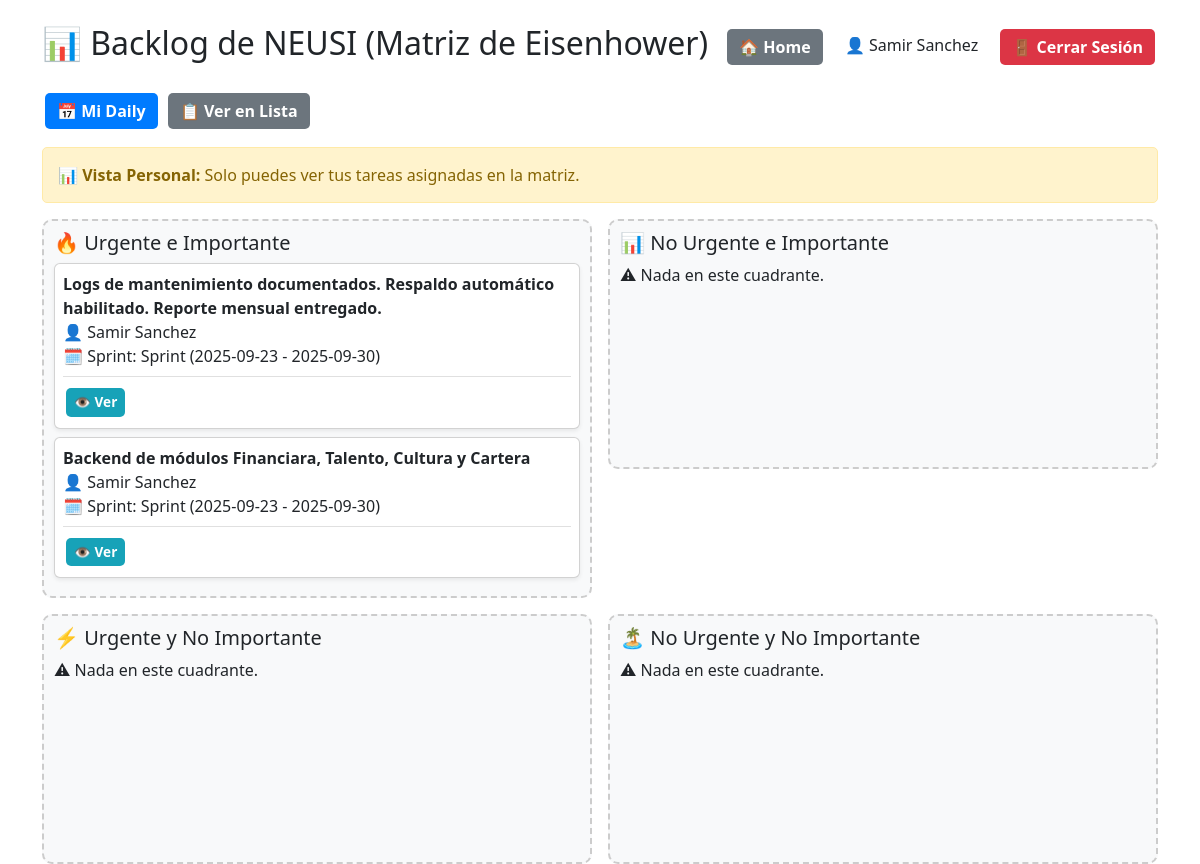
/matriz/ (signed in), run on an earlier commit of the app's database.
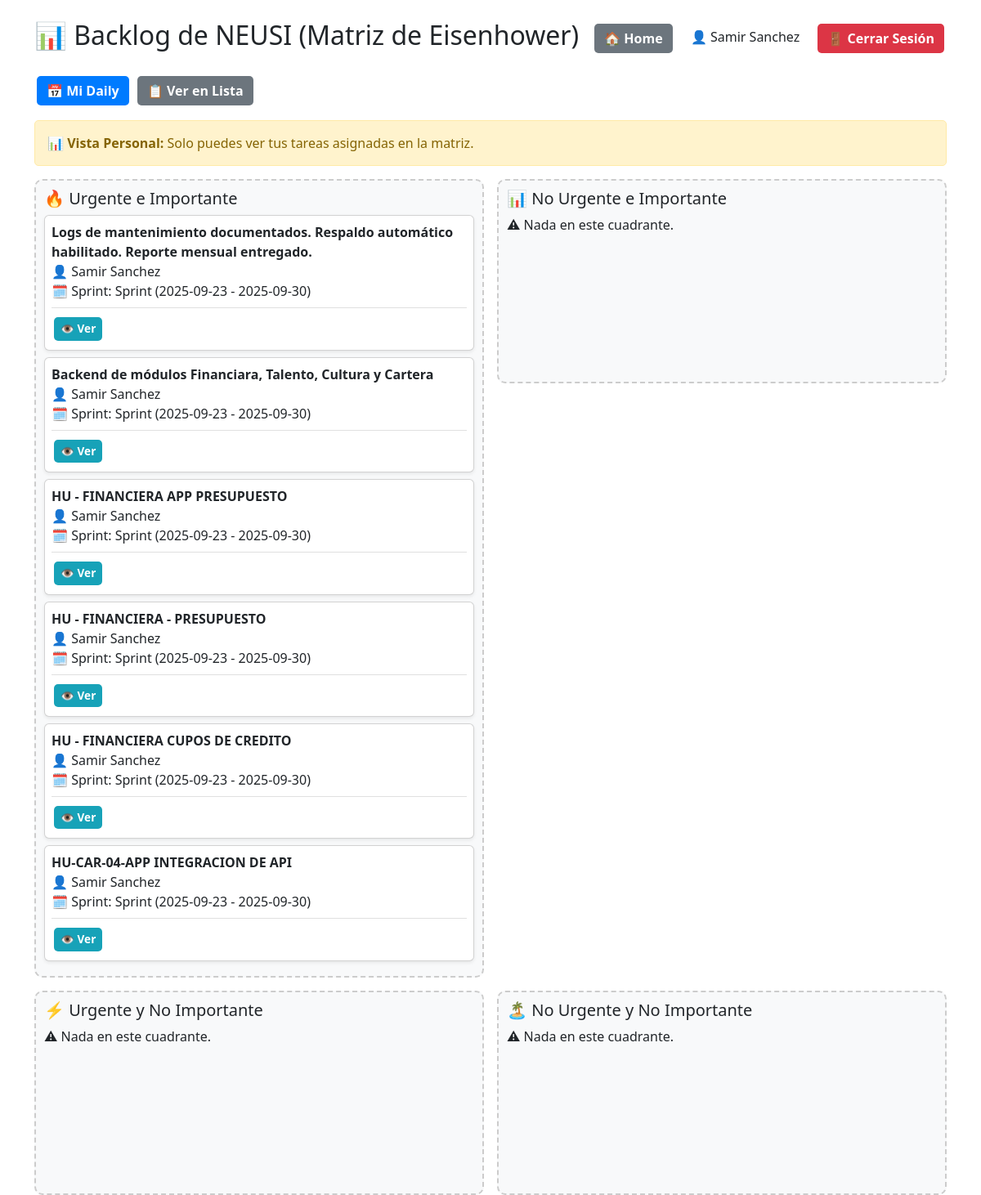
And on a later commit of the database.
### backlog/models.py (models this page shows, shortened)
class Tarea(models.Model):
    MATRIZ_CHOICES = [
        ("UI", "Urgente e Importante"),
        ("NUI", "No Urgente e Importante"),
        ("UNI", "Urgente y No Importante"),
        ("NUNI", "No Urgente y No Importante"),
    ]
    ESTADO_CHOICES = [
        ("NUEVO", "Nuevo"),
        ("APROBADO", "Aprobado"),
        ("EN_PROGRESO", "En Progreso"),
        ("COMPLETADO", "Completado"),
        ("BLOQUEADO", "Bloqueado"),
    ]
    titulo = models.CharField(max_length=200)
    descripcion = models.TextField(blank=True)
    criterios_aceptacion = models.TextField(
        blank=True,
        help_text="Criterios que deben cumplirse para cerrar esta tarea"
    )
    categoria = models.CharField(max_length=4, choices=MATRIZ_CHOICES)
    estado = models.CharField(
        max_length=20,
        choices=ESTADO_CHOICES,
        default="NUEVO",
        help_text="Estado actual de la tarea en el workflow"
    )
    asignado_a = models.ForeignKey(
        Integrante,
        on_delete=models.SET_NULL,
        null=True,
        blank=True,
        related_name="tareas_asignadas"
    )
    sprint = models.ForeignKey(Sprint, on_delete=models.CASCADE)
    completada = models.BooleanField(default=False)
    fecha_cierre = models.DateTimeField(null=True, blank=True)
    informe_cierre = models.FileField(
        upload_to="informes_cierre/",
        blank=True,
        null=True,
        help_text="Archivo requerido para cerrar la tarea"
    )

class Integrante(models.Model):
    ROL_PERMISOS = {
        "Lider Bases de datos": ["crear_tareas", "agregar_evidencias", "editar_tareas"],
        "Scrum Master / PO": ["crear_tareas", "agregar_evidencias", "editar_tareas"],
    }
    user = models.OneToOneField(User, on_delete=models.CASCADE)
    rol = models.CharField(max_length=100, blank=True)
    def __str__(self):
        return self.user.get_full_name() or self.user.username
    def puede_crear_tareas(self):
        permisos = self.ROL_PERMISOS.get(self.rol, [])
        return "crear_tareas" in permisos

class Sprint(models.Model):
    nombre = models.CharField(max_length=50, default="Sprint")
    inicio = models.DateField()
    fin = models.DateField()
    def __str__(self):
        return f"{self.nombre} ({self.inicio} - {self.fin})"

### backlog/views.py (the view)
# urls.py: path("matriz/", views.backlog_matriz, name="backlog_matriz"),
@login_required
def backlog_matriz(request):
    try:
        usuario_integrante = request.user.integrante
        tiene_permisos_admin = usuario_integrante.puede_crear_tareas()
    except AttributeError:
        tiene_permisos_admin = False
        usuario_integrante = None
    if tiene_permisos_admin:
        tareas = Tarea.objects.all().select_related("asignado_a", "sprint")
        integrantes = Integrante.objects.all()
        persona_id = request.GET.get("persona")
        if persona_id:
            try:
                tareas = tareas.filter(asignado_a__id=persona_id)
            except (Integrante.DoesNotExist, ValueError):
                pass
    else:
        tareas = Tarea.objects.filter(asignado_a=usuario_integrante) if usuario_integrante else Tarea.objects.none()
        integrantes = []
    cuadrantes = {
        "ui": tareas.filter(categoria="UI"),
        "nui": tareas.filter(categoria="NUI"),
        "uni": tareas.filter(categoria="UNI"),
        "nuni": tareas.filter(categoria="NUNI"),
    }
    return render(request, "backlog/backlog_matriz.html", {
        **cuadrantes,
        "integrantes": integrantes,
        "tiene_permisos_admin": tiene_permisos_admin,
    })

### backlog/templates/backlog/backlog_matriz.html (shortened to what the changed rows need)
{% load static %}
<!DOCTYPE html>
<html lang="es">
<head>
    <link href="https://cdn.jsdelivr.net/npm/bootstrap@5.3.0/dist/css/bootstrap.min.css" rel="stylesheet">
</head>
<body class="container mt-4">
    <div class="header-container">
        <h2>📊 Backlog de NEUSI (Matriz de Eisenhower)</h2>
    </div>
    <div class="row g-3">
        <div class="col-md-6">
            <div class="quadrant" id="ui">
                {% for tarea in ui %}
                    <div class="card p-2 bg-white shadow-sm" draggable="true" data-id="{{ tarea.id }}">
                        <div class="task-content">
                            <strong>{{ tarea.titulo }}</strong><br>
                            👤 {{ tarea.asignado_a }}<br>
                            🗓 Sprint: {{ tarea.sprint }}
                        </div>
                        <div class="task-actions">
                            <a href="{% url 'detalle_tarea' tarea.id %}" class="btn btn-info btn-sm">👁️ Ver</a>
                        </div>
                    </div>
                {% empty %}
                    <p>⚠ Nada en este cuadrante.</p>
                {% endfor %}
            </div>
        </div>
    </div>
</body>
</html>

What changed in the data, as far as the page shows it:
added Tarea: titulo "HU - FINANCIERA APP PRESUPUESTO", asignado_a "Samir Sanchez", sprint "Sprint (2025-09-23 - 2025-09-30)"
added Tarea: titulo "HU - FINANCIERA - PRESUPUESTO", asignado_a "Samir Sanchez", sprint "Sprint (2025-09-23 - 2025-09-30)"
added Tarea: titulo "HU - FINANCIERA CUPOS DE CREDITO", asignado_a "Samir Sanchez", sprint "Sprint (2025-09-23 - 2025-09-30)"
added Tarea: titulo "HU-CAR-04-APP INTEGRACION DE API", asignado_a "Samir Sanchez", sprint "Sprint (2025-09-23 - 2025-09-30)"
